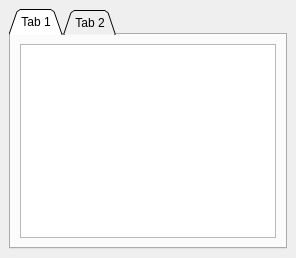
  <widget class="QDockWidget" name="infoDockWidget">
   <property name="enabled">
    <bool>true</bool>
   </property>
   <property name="minimumSize">
    <size>
     <width>145</width>
     <height>200</height>
    </size>
   </property>
   <property name="layoutDirection">
    <enum>Qt::RightToLeft</enum>
   </property>
   <attribute name="dockWidgetArea">
    <number>8</number>
   </attribute>
   <widget class="QWidget" name="dockWidgetContents_12">
    <layout class="QVBoxLayout" name="verticalLayout">
     <item>
      <widget class="QTabWidget" name="tabWidget">
       <property name="sizePolicy">
        <sizepolicy hsizetype="Preferred" vsizetype="Preferred">
         <horstretch>0</horstretch>
         <verstretch>0</verstretch>
        </sizepolicy>
       </property>
       <property name="layoutDirection">
        <enum>Qt::LeftToRight</enum>
       </property>
       <property name="tabShape">
        <enum>QTabWidget::Triangular</enum>
       </property>
       <property name="currentIndex">
        <number>0</number>
       </property>
       <widget class="QWidget" name="tab">
        <attribute name="title">
         <string>Tab 1</string>
        </attribute>
        <layout class="QVBoxLayout" name="verticalLayout_2">
         <item>
          <widget class="QTextBrowser" name="logTextBrowser">
           <property name="sizePolicy">
            <sizepolicy hsizetype="Preferred" vsizetype="Preferred">
             <horstretch>0</horstretch>
             <verstretch>0</verstretch>
            </sizepolicy>
           </property>
          </widget>
         </item>
        </layout>
       </widget>
       <widget class="QWidget" name="tab_2">
        <attribute name="title">
         <string>Tab 2</string>
        </attribute>
       </widget>
      </widget>
     </item>
    </layout>
   </widget>
  </widget>
